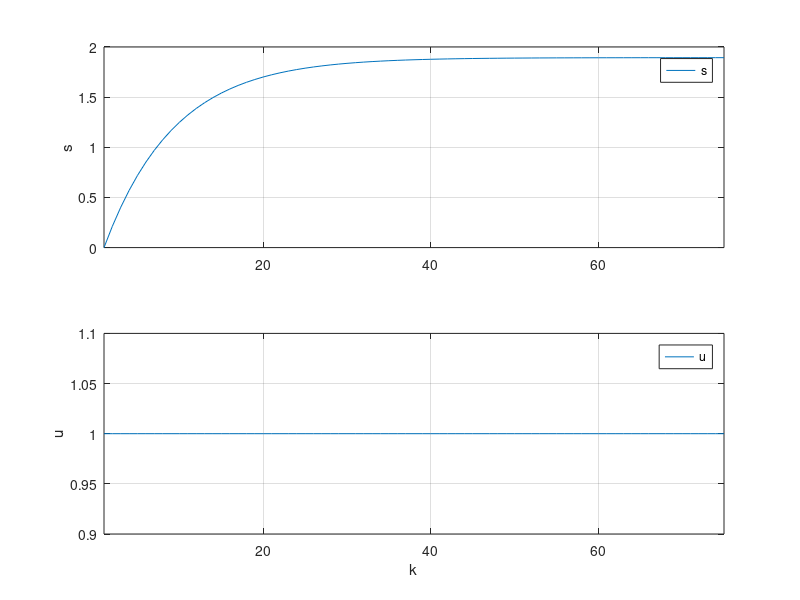

The MATLAB source for this figure: (Note: this script raises an error after producing the figure.)
addpath('../../../../matlab2tikz-master/src/');
outputFile = '../../../doc/projekt/figure/zad3sz.tex';

u = dlmread('zad3_z.csv','\t');
y = dlmread('zad3_s_z.csv','\t');
%z = dlmread('zad1_z.csv','\t');
x = 1:length(u);

figure(1);


subplot(2,1, 1);
hold on;
plot(x,y);
xlim([min(x) max(x)]);
%title('y');
%xlabel('k');
ylabel('s');
legend('s', 'Location', 'NorthEast');
grid on;
box on;

subplot(2,1, 2);
hold on;
stairs(x,u);
xlim([min(x) max(x)]);
%title('u');
xlabel('k');
ylabel('u');
legend('u', 'Location', 'NorthEast');
grid on;
box on;

% dwie linijki poni�ej zapewniaj� poprawne ustawienie wykresu w pdf-ie
% oraz pozwalaj� nazwa� wykres pod spodem
%beforeFigure = [sprintf('\\begin{figure}[H] \n\\centering')];
%afterFigure = [sprintf('\\caption{%s}\n\\end{figure}', title)];

matlab2tikz(outputFile, ...
    'showInfo', false, ...
    'encoding', 'UTF-8');
%    'extraCode', beforeFigure, ...
%    'extraCodeAtEnd', afterFigure);

%close(1)
